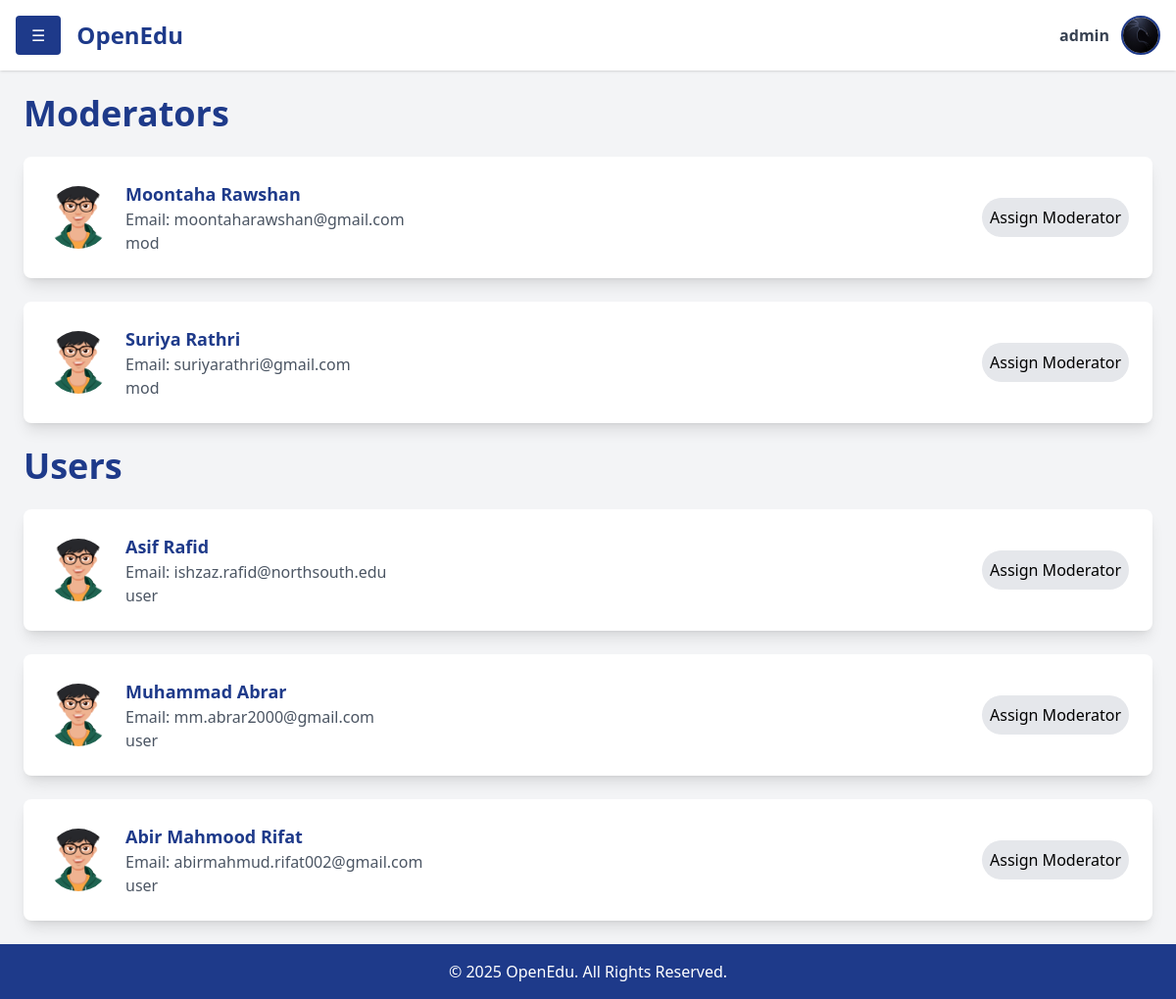
/appoint (signed in), run on an earlier commit of the app's database.
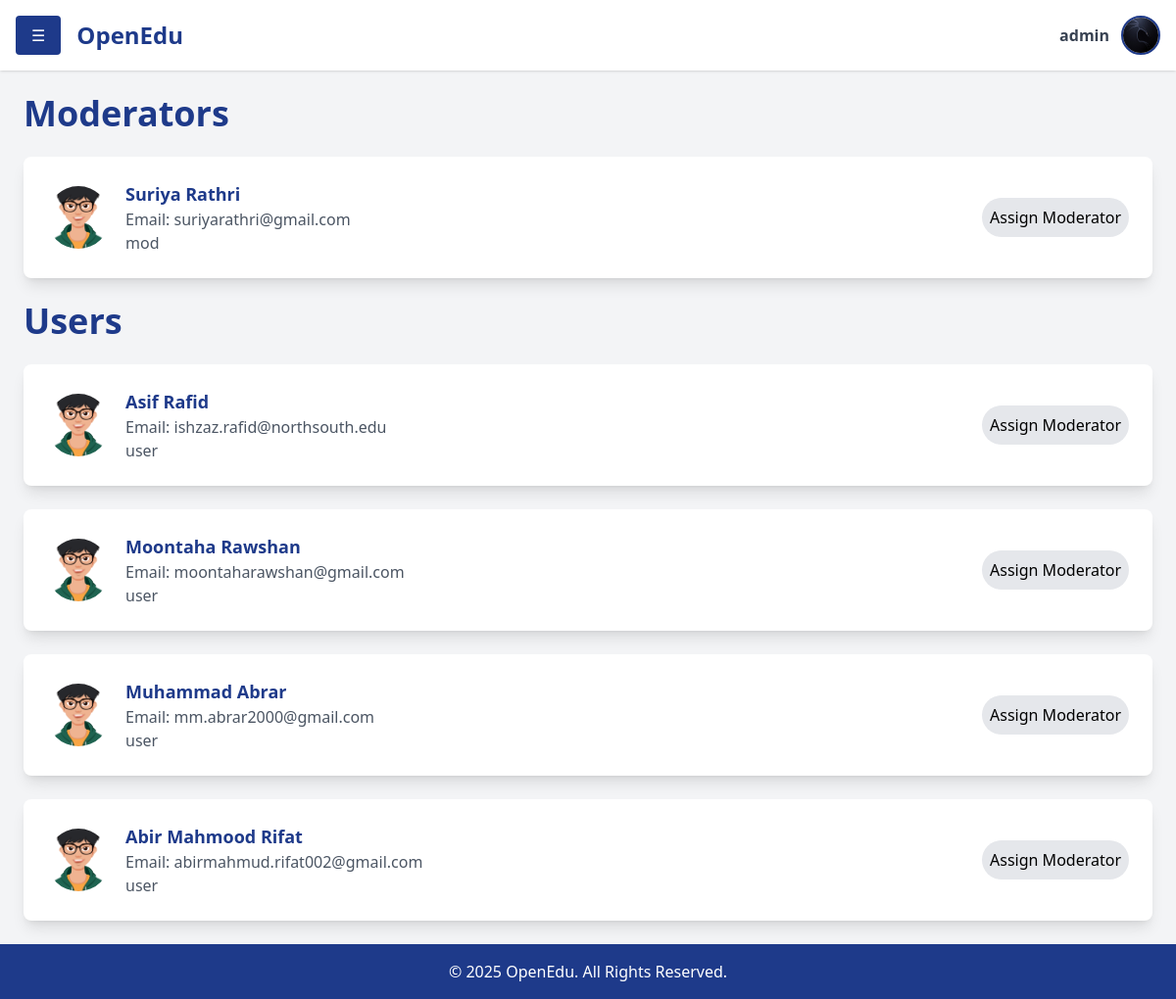
And on a later commit of the database.
### accounts/models.py (models this page shows, shortened)
class User(AbstractUser):
    contact = models.CharField(max_length=15, blank=True, null=True)
    profilepicture = models.ImageField(upload_to='images/profilepictures', blank=True, null=True,default='images/profilepictures/rafid1.jpg')
    role=models.TextField(default='user')
    course=models.IntegerField(default=-1)
    department=models.IntegerField(default=-1)
    groups = models.ManyToManyField(
        'auth.Group',
        related_name='custom_user_set',
        blank=True
    )
    user_permissions = models.ManyToManyField(
        'auth.Permission',
        related_name='custom_user_permissions_set',
        blank=True
    )

### home/views.py (the view)
# urls.py: path('appoint', appoint, name='appoint'),]
@login_required
def appoint(request):
    if (request.user.role!='admin' and request.user.role!='master'):
        return redirect('/errors/unauthorizedaccess')
    admins=User.objects.filter(role='admin')
    moderators=User.objects.filter(role='mod')
    rusers=User.objects.filter(role='user')
    isMaster=(request.user.role=='master')
    context={'name':request.user.username,'rusers':rusers,'admins':admins,'moderators':moderators,'isMaster':isMaster}
    return render(request,"pages/appoint.html",context)

### home/templates/pages/appoint.html (shortened to what this page needs)
{% extends 'dashboard.html' %} {% block content %} {% load static %}
<div class="p-6 flex-grow">
  <div class="space-y-6">
     {% if moderators %}
    <h1 class="text-4xl font-bold text-blue-900 mb-4">Moderators</h1>
    {% for user in moderators %}
    <div
      class="flex items-center bg-white p-6 rounded-lg shadow-lg hover:shadow-xl transition duration-300 transform hover:scale-105 relative"
    >
      <div class="w-16 h-16 mr-4">
        <img
          src="{{ user.profilepicture.url }}"
          class="w-full h-full rounded-full object-cover"
        />
      </div>
      <div class="flex-grow">
        <h3 class="text-lg font-semibold text-blue-900">
          {{ user.first_name }} {{ user.last_name }}
        </h3>
        <p class="text-gray-600">Email: {{ user.email }}</p>
        <p class="text-gray-600">{{ user.role }}</p>
      </div>
      <button
        onclick="showAppointModal('moderator', '{{ user.id }}')"
        class="bg-gray-200 hover:bg-gray-300 p-2 rounded-full focus:outline-none"
      >
        Assign Moderator
      </button>
    </div>
    {% endfor %} {% endif %} {% if rusers %}
    <h1 class="text-4xl font-bold text-blue-900 mb-4">Users</h1>
    {% for user in rusers %}
    <div
      class="flex items-center bg-white p-6 rounded-lg shadow-lg hover:shadow-xl transition duration-300 transform hover:scale-105 relative"
    >
      <div class="w-16 h-16 mr-4">
        <img
          src="{{ user.profilepicture.url }}"
          class="w-full h-full rounded-full object-cover"
        />
      </div>
      <div class="flex-grow">
        <h3 class="text-lg font-semibold text-blue-900">
          {{ user.first_name }} {{ user.last_name }}
        </h3>
        <p class="text-gray-600">Email: {{ user.email }}</p>
        <p class="text-gray-600">{{ user.role }}</p>
      </div>
      <button
        onclick="showAppointModal('moderator', '{{ user.id }}')"
        class="bg-gray-200 hover:bg-gray-300 p-2 rounded-full focus:outline-none"
      >
        Assign Moderator
      </button>
    </div>
    {% endfor %} {% endif %}
  </div>
</div>
{% endblock %}

What changed in the data, as far as the page shows it:
changed User "Moontaha": moves from the list under "Moderators" to the list under "Users"
